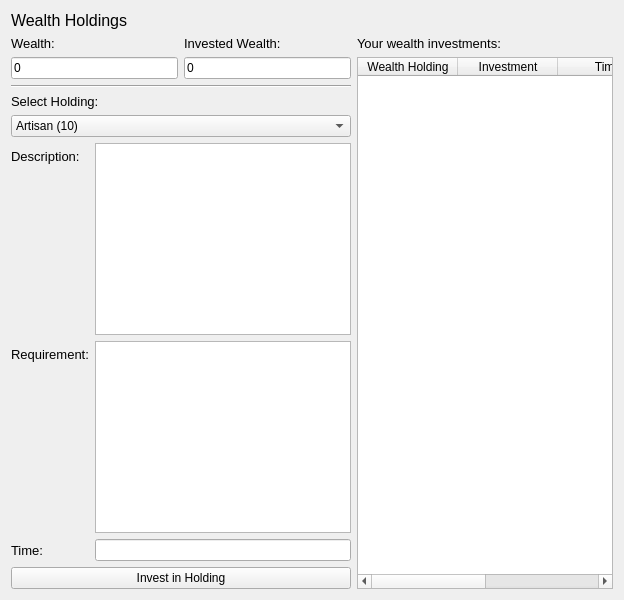
             <widget class="QWidget" name="page_10">
              <layout class="QVBoxLayout" name="verticalLayout_24">
               <item>
                <widget class="QLabel" name="label_49">
                 <property name="font">
                  <font>
                   <pointsize>12</pointsize>
                  </font>
                 </property>
                 <property name="text">
                  <string>Wealth Holdings</string>
                 </property>
                </widget>
               </item>
               <item>
                <layout class="QHBoxLayout" name="horizontalLayout_9">
                 <item>
                  <layout class="QVBoxLayout" name="verticalLayout_25">
                   <item>
                    <layout class="QGridLayout" name="gridLayout_2">
                     <item row="0" column="0">
                      <widget class="QLabel" name="label_51">
                       <property name="sizePolicy">
                        <sizepolicy hsizetype="Minimum" vsizetype="Preferred">
                         <horstretch>0</horstretch>
                         <verstretch>0</verstretch>
                        </sizepolicy>
                       </property>
                       <property name="font">
                        <font>
                         <pointsize>10</pointsize>
                        </font>
                       </property>
                       <property name="text">
                        <string>Wealth:</string>
                       </property>
                      </widget>
                     </item>
                     <item row="1" column="0">
                      <widget class="QLineEdit" name="step4WealthLine">
                       <property name="sizePolicy">
                        <sizepolicy hsizetype="Minimum" vsizetype="Fixed">
                         <horstretch>0</horstretch>
                         <verstretch>0</verstretch>
                        </sizepolicy>
                       </property>
                       <property name="text">
                        <string>0</string>
                       </property>
                       <property name="readOnly">
                        <bool>true</bool>
                       </property>
                      </widget>
                     </item>
                     <item row="0" column="1">
                      <widget class="QLabel" name="label_52">
                       <property name="sizePolicy">
                        <sizepolicy hsizetype="Minimum" vsizetype="Preferred">
                         <horstretch>0</horstretch>
                         <verstretch>0</verstretch>
                        </sizepolicy>
                       </property>
                       <property name="font">
                        <font>
                         <pointsize>10</pointsize>
                        </font>
                       </property>
                       <property name="text">
                        <string>Invested Wealth:</string>
                       </property>
                      </widget>
                     </item>
                     <item row="1" column="1">
                      <widget class="QLineEdit" name="step4InvestedWealthLine">
                       <property name="sizePolicy">
                        <sizepolicy hsizetype="Minimum" vsizetype="Fixed">
                         <horstretch>0</horstretch>
                         <verstretch>0</verstretch>
                        </sizepolicy>
                       </property>
                       <property name="text">
                        <string>0</string>
                       </property>
                       <property name="readOnly">
                        <bool>true</bool>
                       </property>
                      </widget>
                     </item>
                    </layout>
                   </item>
                   <item>
                    <widget class="Line" name="line_8">
                     <property name="sizePolicy">
                      <sizepolicy hsizetype="Minimum" vsizetype="Fixed">
                       <horstretch>0</horstretch>
                       <verstretch>0</verstretch>
                      </sizepolicy>
                     </property>
                     <property name="orientation">
                      <enum>Qt::Horizontal</enum>
                     </property>
                    </widget>
                   </item>
                   <item>
                    <widget class="QLabel" name="label_53">
                     <property name="sizePolicy">
                      <sizepolicy hsizetype="Minimum" vsizetype="Preferred">
                       <horstretch>0</horstretch>
                       <verstretch>0</verstretch>
                      </sizepolicy>
                     </property>
                     <property name="font">
                      <font>
                       <pointsize>10</pointsize>
                      </font>
                     </property>
                     <property name="text">
                      <string>Select Holding:</string>
                     </property>
                    </widget>
                   </item>
                   <item>
                    <widget class="QComboBox" name="step4WealthHoldingComboBox">
                     <property name="sizePolicy">
                      <sizepolicy hsizetype="Minimum" vsizetype="Fixed">
                       <horstretch>0</horstretch>
                       <verstretch>0</verstretch>
                      </sizepolicy>
                     </property>
                     <item>
                      <property name="text">
                       <string>Artisan (10)</string>
                      </property>
                     </item>
                     <item>
                      <property name="text">
                       <string>Godswood (5)</string>
                      </property>
                     </item>
                     <item>
                      <property name="text">
                       <string>Guilds (15)</string>
                      </property>
                     </item>
                     <item>
                      <property name="text">
                       <string>Maester (10)</string>
                      </property>
                     </item>
                     <item>
                      <property name="text">
                       <string>Marketplace (10)</string>
                      </property>
                     </item>
                     <item>
                      <property name="text">
                       <string>Mine (10)</string>
                      </property>
                     </item>
                     <item>
                      <property name="text">
                       <string>Port (10)</string>
                      </property>
                     </item>
                     <item>
                      <property name="text">
                       <string>Sept (15)</string>
                      </property>
                     </item>
                    </widget>
                   </item>
                   <item>
                    <layout class="QFormLayout" name="formLayout_3">
                     <item row="0" column="0">
                      <widget class="QLabel" name="label_55">
                       <property name="font">
                        <font>
                         <pointsize>10</pointsize>
                        </font>
                       </property>
                       <property name="text">
                        <string>Description:</string>
                       </property>
                      </widget>
                     </item>
                     <item row="0" column="1">
                      <widget class="QTextEdit" name="step4WealthDescriptionEdit">
                       <property name="sizePolicy">
                        <sizepolicy hsizetype="Minimum" vsizetype="Expanding">
                         <horstretch>0</horstretch>
                         <verstretch>0</verstretch>
                        </sizepolicy>
                       </property>
                      </widget>
                     </item>
                     <item row="1" column="0">
                      <widget class="QLabel" name="label_54">
                       <property name="font">
                        <font>
                         <pointsize>10</pointsize>
                        </font>
                       </property>
                       <property name="text">
                        <string>Requirement:</string>
                       </property>
                      </widget>
                     </item>
                     <item row="1" column="1">
                      <widget class="QTextEdit" name="step4WealthRequirementEdit">
                       <property name="sizePolicy">
                        <sizepolicy hsizetype="Minimum" vsizetype="Expanding">
                         <horstretch>0</horstretch>
                         <verstretch>0</verstretch>
                        </sizepolicy>
                       </property>
                      </widget>
                     </item>
                     <item row="2" column="0">
                      <widget class="QLabel" name="label_56">
                       <property name="font">
                        <font>
                         <pointsize>10</pointsize>
                        </font>
                       </property>
                       <property name="text">
                        <string>Time:</string>
                       </property>
                      </widget>
                     </item>
                     <item row="2" column="1">
                      <widget class="QLineEdit" name="step4WealthTimeLine">
                       <property name="sizePolicy">
                        <sizepolicy hsizetype="Minimum" vsizetype="Fixed">
                         <horstretch>0</horstretch>
                         <verstretch>0</verstretch>
                        </sizepolicy>
                       </property>
                       <property name="readOnly">
                        <bool>true</bool>
                       </property>
                      </widget>
                     </item>
                    </layout>
                   </item>
                   <item>
                    <widget class="QPushButton" name="step4InvestInWealthHoldingButton">
                     <property name="sizePolicy">
                      <sizepolicy hsizetype="Minimum" vsizetype="Fixed">
                       <horstretch>0</horstretch>
                       <verstretch>0</verstretch>
                      </sizepolicy>
                     </property>
                     <property name="text">
                      <string>Invest in Holding</string>
                     </property>
                    </widget>
                   </item>
                  </layout>
                 </item>
                 <item>
                  <layout class="QVBoxLayout" name="verticalLayout_26">
                   <item>
                    <widget class="QLabel" name="label_50">
                     <property name="font">
                      <font>
                       <pointsize>10</pointsize>
                      </font>
                     </property>
                     <property name="text">
                      <string>Your wealth investments:</string>
                     </property>
                    </widget>
                   </item>
                   <item>
                    <widget class="QTableWidget" name="step4WealthTable">
                     <property name="editTriggers">
                      <set>QAbstractItemView::NoEditTriggers</set>
                     </property>
                     <property name="alternatingRowColors">
                      <bool>true</bool>
                     </property>
                     <attribute name="horizontalHeaderStretchLastSection">
                      <bool>true</bool>
                     </attribute>
                     <column>
                      <property name="text">
                       <string>Wealth Holding</string>
                      </property>
                     </column>
                     <column>
                      <property name="text">
                       <string>Investment</string>
                      </property>
                     </column>
                     <column>
                      <property name="text">
                       <string>Time</string>
                      </property>
                     </column>
                     <column>
                      <property name="text">
                       <string>Description</string>
                      </property>
                     </column>
                    </widget>
                   </item>
                  </layout>
                 </item>
                </layout>
               </item>
              </layout>
             </widget>
